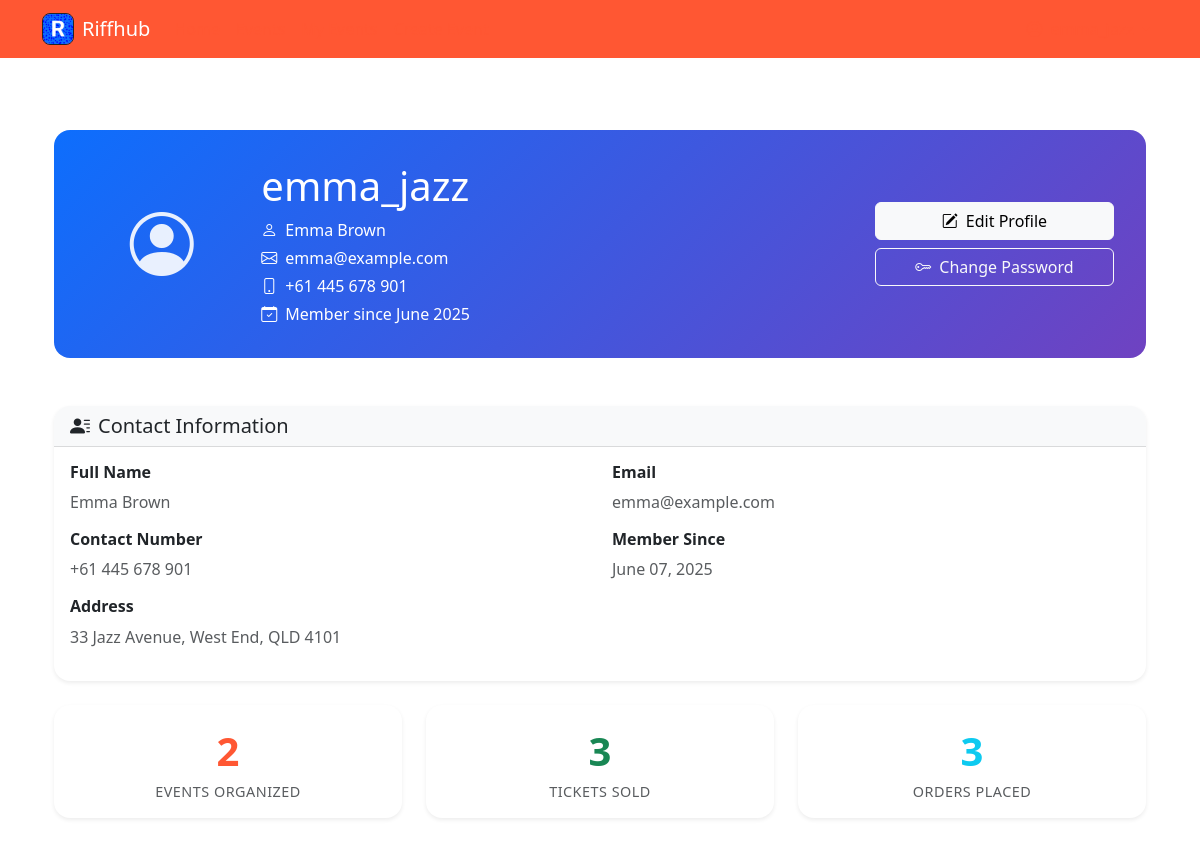
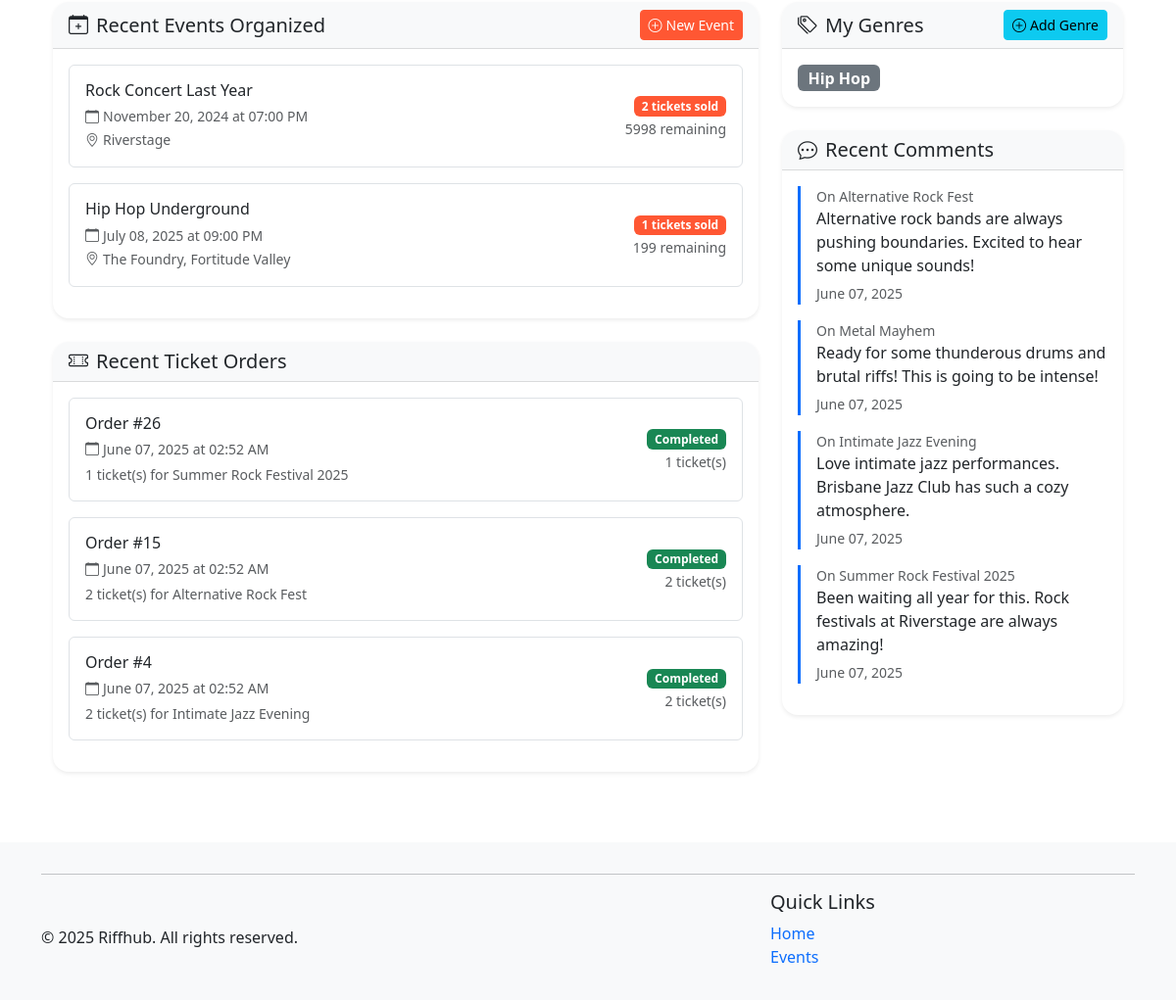
/auth/profile (signed in), run on the app's committed database (2 pictures, top to bottom).
### riffhub/models.py (models this page shows, shortened)
class User(db.Model):
    __tablename__ = 'users'
    id = db.Column(db.Integer, primary_key=True)
    username = db.Column(db.String(80), unique=True, nullable=False)
    email = db.Column(db.String(120), unique=True, nullable=False)
    password_hash = db.Column(db.String(128), nullable=False)
    first_name = db.Column(db.String(50), nullable=False)
    surname = db.Column(db.String(50), nullable=False)
    contact_number = db.Column(db.String(20), nullable=False)
    street_address = db.Column(db.Text, nullable=False)
    created_at = db.Column(db.DateTime, default=datetime.utcnow)
    events = db.relationship('Event', backref='organizer', lazy='dynamic', cascade='all, delete-orphan')
    orders = db.relationship('Order', backref='user', lazy='dynamic', cascade='all, delete-orphan')
    comments = db.relationship('Comment', backref='user', lazy='dynamic', cascade='all, delete-orphan')
    genres = db.relationship('Genre', backref='user', lazy='dynamic', cascade='all, delete-orphan')
    @property
    def password(self):
        raise AttributeError('password is not a readable attribute')
    @property
    def full_name(self):
        return f"{self.first_name} {self.surname}"

class Event(db.Model):
    __tablename__ = 'events'
    id = db.Column(db.Integer, primary_key=True)
    title = db.Column(db.String(120), nullable=False)
    description = db.Column(db.Text)
    genre_id = db.Column(db.Integer, db.ForeignKey('genres.id'))
    date = db.Column(db.Date, nullable=False)
    time = db.Column(Time, nullable=False)
    location = db.Column(db.String(120))
    image = db.Column(db.String(255))
    capacity = db.Column(db.Integer, default=0)  # 0 means unlimited capacity
    price = db.Column(db.Double, default=0)  # 0 means free entry
    organizer_id = db.Column(db.Integer, db.ForeignKey('users.id'))
    created_at = db.Column(db.DateTime, default=datetime.utcnow)
    tickets = db.relationship('Ticket', backref='event', lazy='dynamic', cascade='all, delete-orphan')
    comments = db.relationship('Comment', backref='event', lazy='dynamic', cascade='all, delete-orphan')
    @property
    def ticket_count(self):
        from riffhub.models import Order  # Import here to avoid circular imports
        return db.session.query(db.func.sum(Ticket.quantity))\
            .join(Order)\
            .filter(Ticket.event_id == self.id)\
            .filter(Order.status == 'completed')\
            .scalar() or 0
    @property
    def available_tickets(self):
        if self.capacity <= 0:  # Unlimited capacity
            return None
        return max(0, self.capacity - self.ticket_count)

class Order(db.Model):
    __tablename__ = 'orders'
    id = db.Column(db.Integer, primary_key=True)
    user_id = db.Column(db.Integer, db.ForeignKey('users.id'), nullable=False)
    order_date = db.Column(db.DateTime, default=datetime.utcnow)
    status = db.Column(db.String(20), default='completed')  # could be 'pending', 'completed', 'cancelled'
    tickets = db.relationship('Ticket', backref='order', lazy='dynamic', cascade='all, delete-orphan')
    @property
    def total_tickets(self):
        return sum(ticket.quantity for ticket in self.tickets)

class Ticket(db.Model):
    __tablename__ = 'tickets'
    id = db.Column(db.Integer, primary_key=True)
    order_id = db.Column(db.Integer, db.ForeignKey('orders.id'), nullable=False)
    event_id = db.Column(db.Integer, db.ForeignKey('events.id'), nullable=False)
    quantity = db.Column(db.Integer, nullable=False, default=1)
    created_at = db.Column(db.DateTime, default=datetime.utcnow)

class Genre(db.Model):
    __tablename__ = 'genres'
    id = db.Column(db.Integer, primary_key=True)
    title = db.Column(db.String(20), nullable=False)
    user_id = db.Column(db.Integer, db.ForeignKey('users.id'), nullable=False)
    events = db.relationship('Event', backref='genre', lazy='dynamic')

class Comment(db.Model):
    __tablename__ = 'comments'
    id = db.Column(db.Integer, primary_key=True)
    user_id = db.Column(db.Integer, db.ForeignKey('users.id'), nullable=False)
    event_id = db.Column(db.Integer, db.ForeignKey('events.id'), nullable=False)
    body = db.Column(db.Text, nullable=False)
    created_at = db.Column(db.DateTime, default=datetime.utcnow)

### riffhub/blueprints/auth/routes.py (the view)
@bp.route('/profile')
def profile():
    if 'user_id' not in session:
        flash('Please log in to access your profile', 'danger')
        return redirect(url_for('auth.login'))
    user = User.query.get_or_404(session['user_id'])
    events_organized = user.events.count()
    total_tickets_sold = sum(event.ticket_count for event in user.events)
    orders = user.orders.order_by(desc(Order.order_date)).all()
    genres = user.genres.all()
    recent_events = user.events.order_by(desc(Event.created_at)).limit(5).all()
    recent_comments = user.comments.order_by(desc('created_at')).limit(5).all()
    return render_template('profile.html',
                         user=user,
                         events_organized=events_organized,
                         total_tickets_sold=total_tickets_sold,
                         orders=orders,
                         genres=genres,
                         recent_events=recent_events,
                         recent_comments=recent_comments)

### riffhub/blueprints/auth/templates/profile.html (shortened to what this page needs)
{% extends 'base.html' %}
{% import 'macros.html' as macros %}
{% block content %}
<div class="container my-5">
    <div class="profile-header mb-5">
        <div class="row align-items-center">
            <div class="col-md-2 text-center">
                <div class="profile-avatar">
                    <i class="bi bi-person-circle"></i>
                </div>
            </div>
            <div class="col-md-7">
                <h1 class="mb-2">{{ user.username }}</h1>
                <p class="text-white mb-1">
                    <i class="bi bi-person me-2"></i>{{ user.full_name }}
                </p>
                <p class="text-white mb-1">
                    <i class="bi bi-envelope me-2"></i>{{ user.email }}
                </p>
                <p class="text-white mb-1">
                    <i class="bi bi-phone me-2"></i>{{ user.contact_number }}
                </p>
                <p class="text-white mb-0">
                    <i class="bi bi-calendar-check me-2"></i>Member since {{ user.created_at.strftime('%B %Y') }}
                </p>
            </div>
            <div class="col-md-3">
                <div class="d-grid gap-2">
                    <a href="{{ url_for('auth.edit_profile') }}" class="btn btn-light">
                        <i class="bi bi-pencil-square me-2"></i>Edit Profile
                    </a>
                    <a href="{{ url_for('auth.change_password') }}" class="btn btn-outline-light">
                        <i class="bi bi-key me-2"></i>Change Password
                    </a>
                </div>
            </div>
        </div>
    </div>
    <div class="row mb-4">
        <div class="col-12">
            <div class="card">
                <div class="card-header">
                    <h5 class="mb-0">
                        <i class="bi bi-person-lines-fill me-2"></i>Contact Information
                    </h5>
                </div>
                <div class="card-body">
                    <div class="row">
                        <div class="col-md-6">
                            <h6 class="fw-bold">Full Name</h6>
                            <p class="text-muted">{{ user.full_name }}</p>
                        </div>
                        <div class="col-md-6">
                            <h6 class="fw-bold">Email</h6>
                            <p class="text-muted">{{ user.email }}</p>
                        </div>
                        <div class="col-md-6">
                            <h6 class="fw-bold">Contact Number</h6>
                            <p class="text-muted">{{ user.contact_number }}</p>
                        </div>
                        <div class="col-md-6">
                            <h6 class="fw-bold">Member Since</h6>
                            <p class="text-muted">{{ user.created_at.strftime('%B %d, %Y') }}</p>
                        </div>
                        <div class="col-12">
                            <h6 class="fw-bold">Address</h6>
                            <p class="text-muted">{{ user.street_address }}</p>
                        </div>
                    </div>
                </div>
            </div>
        </div>
    </div>
    <div class="row g-4 mb-5">
        <div class="col-md-4">
            <div class="card text-center h-100">
                <div class="card-body">
                    <div class="stat-number text-primary">{{ events_organized }}</div>
                    <div class="stat-label text-muted">Events Organized</div>
                </div>
            </div>
        </div>
        <div class="col-md-4">
            <div class="card text-center h-100">
                <div class="card-body">
                    <div class="stat-number text-success">{{ total_tickets_sold }}</div>
                    <div class="stat-label text-muted">Tickets Sold</div>
                </div>
            </div>
        </div>
        <div class="col-md-4">
            <div class="card text-center h-100">
                <div class="card-body">
                    <div class="stat-number text-info">{{ orders|length }}</div>
                    <div class="stat-label text-muted">Orders Placed</div>
                </div>
            </div>
        </div>
    </div>
    <div class="row">
        <div class="col-lg-8">
            <div class="card mb-4">
                <div class="card-header d-flex justify-content-between align-items-center">
                    <h5 class="mb-0">
                        <i class="bi bi-calendar-plus me-2"></i>Recent Events Organized
                    </h5>
                    <a href="{{ url_for('events.create') }}" class="btn btn-primary btn-sm">
                        <i class="bi bi-plus-circle me-1"></i>New Event
                    </a>
                </div>
                <div class="card-body">
                    {% if recent_events %}
                    {% for event in recent_events %}
                    <div class="border rounded p-3 mb-3">
                        <div class="row align-items-center">
                            <div class="col-md-8">
                                <h6 class="mb-1">{{ event.title }}</h6>
                                <small class="text-muted">
                                    <i class="bi bi-calendar me-1"></i>{{ event.date.strftime('%B %d, %Y') }} at {{
                                    event.time.strftime('%I:%M %p') }}
                                </small>
                                {% if event.location %}
                                <br><small class="text-muted">
                                    <i class="bi bi-geo-alt me-1"></i>{{ event.location }}
                                </small>
                                {% endif %}
                            </div>
                            <div class="col-md-4 text-end">
                                <span class="badge bg-primary">{{ event.ticket_count }} tickets sold</span>
                                {% if event.capacity > 0 %}
                                <br><small class="text-muted">{{ event.available_tickets }} remaining</small>
                                {% endif %}
                            </div>
                        </div>
                    </div>
                    {% endfor %}
                    {% endif %}
                </div>
            </div>
            <div class="card mb-4">
                <div class="card-header">
                    <h5 class="mb-0">
                        <i class="bi bi-ticket-perforated me-2"></i>Recent Ticket Orders
                    </h5>
                </div>
                <div class="card-body">
                    {% if orders %}
                    {% for order in orders[:5] %}
                    <div class="border rounded p-3 mb-3">
                        <div class="row align-items-center">
                            <div class="col-md-8">
                                <h6 class="mb-1">Order #{{ order.id }}</h6>
                                <small class="text-muted">
                                    <i class="bi bi-calendar me-1"></i>{{ order.order_date.strftime('%B %d, %Y at %I:%M
                                    %p') }}
                                </small>
                                <div class="mt-1">
                                    {% for ticket in order.tickets %}
                                    <small class="d-block text-muted">
                                        {{ ticket.quantity }} ticket(s) for {{ ticket.event.title }}
                                    </small>
                                    {% endfor %}
                                </div>
                            </div>
                            <div class="col-md-4 text-end">
                                <span class="badge bg-{{ 'success' if order.status == 'completed' else 'warning' }}">
                                    {{ order.status.title() }}
                                </span>
                                <br><small class="text-muted">{{ order.total_tickets }} ticket(s)</small>
                            </div>
                        </div>
                    </div>
                    {% endfor %}
                    {% endif %}
                </div>
            </div>
        </div>
        <div class="col-lg-4">
            <div class="card mb-4">
                <div class="card-header d-flex justify-content-between align-items-center">
                    <h5 class="mb-0">
                        <i class="bi bi-tags me-2"></i>My Genres
                    </h5>
                    <a href="{{ url_for('events.genres') }}" class="btn btn-info btn-sm">
                        <i class="bi bi-plus-circle me-1"></i>Add Genre
                    </a>
                </div>
                <div class="card-body">
                    {% if genres %}
                    <div class="d-flex flex-wrap gap-2">
                        {% for genre in genres %}
                        <span class="badge bg-secondary fs-6">{{ genre.title }}</span>
                        {% endfor %}
                    </div>
                    {% endif %}
                </div>
            </div>
            {% if recent_comments %}
            <div class="card mb-4">
                <div class="card-header">
                    <h5 class="mb-0">
                        <i class="bi bi-chat-dots me-2"></i>Recent Comments
                    </h5>
                </div>
                <div class="card-body">
                    {% for comment in recent_comments %}
                    <div class="border-start border-primary border-3 ps-3 mb-3">
                        <small class="text-muted d-block">On {{ comment.event.title }}</small>
                        <p class="mb-1">{{ comment.body }}</p>
                        <small class="text-muted">{{ comment.created_at.strftime('%B %d, %Y') }}</small>
                    </div>
                    {% endfor %}
                </div>
            </div>
            {% endif %}
        </div>
    </div>
</div>
{% endblock %}s

### data on the page
User: username "emma_jazz", full_name "Emma Brown", email "emma@example.com", contact_number "+61 445 678 901", created_at "June 2025", created_at "June 07, 2025", street_address "33 Jazz Avenue, West End, QLD 4101"
Event: title "Rock Concert Last Year", date "November 20, 2024", time "07:00 PM", location "Riverstage", ticket_count "2", available_tickets "5998"
Event: title "Hip Hop Underground", date "July 08, 2025", time "09:00 PM", location "The Foundry, Fortitude Valley", ticket_count "1", available_tickets "199"
Order: id "26", order_date "June 07, 2025 at 02:52 AM", status "Completed", total_tickets "1"
Ticket: quantity "1", event "Summer Rock Festival 2025"
Order: id "15", order_date "June 07, 2025 at 02:52 AM", status "Completed", total_tickets "2"
Ticket: quantity "2", event "Alternative Rock Fest"
Order: id "4", order_date "June 07, 2025 at 02:52 AM", status "Completed", total_tickets "2"
Ticket: quantity "2", event "Intimate Jazz Evening"
Genre: title "Hip Hop"
Comment: event "Alternative Rock Fest", body "Alternative rock bands are always pushing boundaries. Excited to hear some unique sounds!", created_at "June 07, 2025"
Comment: event "Metal Mayhem", body "Ready for some thunderous drums and brutal riffs! This is going to be intense!", created_at "June 07, 2025"
Comment: event "Intimate Jazz Evening", body "Love intimate jazz performances. Brisbane Jazz Club has such a cozy atmosphere.", created_at "June 07, 2025"
Comment: event "Summer Rock Festival 2025", body "Been waiting all year for this. Rock festivals at Riverstage are always amazing!", created_at "June 07, 2025"

### other printed values
{{ events_organized }} "2"
{{ total_tickets_sold }} "3"
{{ orders|length }} "3"
